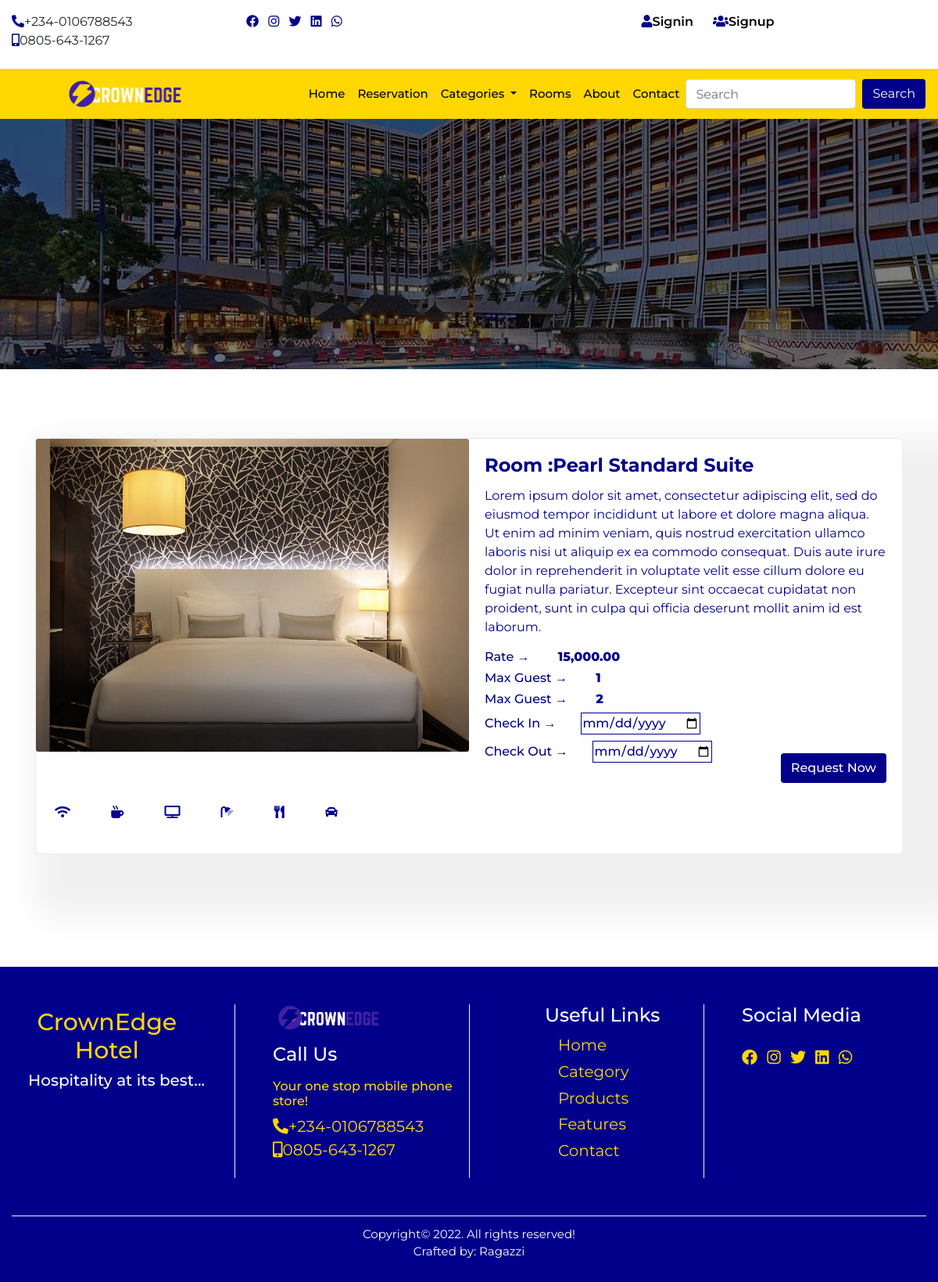
Page /details/2/pearl-standard-suite on the committed database.
### home/models.py (models this page shows, shortened)
class CompanyProfile(models.Model):
    name = models.CharField(max_length=50)
    keyword = models.CharField(max_length=150)
    description = models.CharField(max_length=150)
    logo = models.ImageField(upload_to='logo', blank=True, null=True)
    favicon = models.ImageField(upload_to='logo', blank=True, null=True, default='/favicon-96x96.png')
    carousel = models.ImageField(upload_to='carousel', blank=True, null=True)
    carousel2 = models.ImageField(upload_to='carousel', blank=True, null=True)
    carousel3 = models.ImageField(upload_to='carousel', blank=True, null=True)
    carousel4 = models.ImageField(upload_to='carousel', blank=True, null=True)
    banner = models.ImageField(upload_to='banner', blank=True, null=True)
    mobile = models.CharField(max_length=20)
    mobile2 = models.CharField(max_length=20)
    address = models.CharField(max_length=100)
    email = models.EmailField()
    website = models.URLField()
    about = models.TextField()
    about2 = models.TextField()
    copyright_year = models.CharField(max_length=4)
    class Meta:
        db_table = 'companyprofile'
        managed = True
        verbose_name = 'CompanyProfile'
        verbose_name_plural = 'CompanyProfile'

### room/models.py (models this page shows, shortened)
class Room(models.Model):
    category = models.ForeignKey(Category,on_delete= models.CASCADE)
    tag = models.CharField(max_length=50)
    room_no = models.IntegerField()
    slug = models.SlugField(unique=True)
    room_img = models.ImageField(upload_to='room', blank=True, null=True)
    description = models.TextField()
    rate = models.IntegerField()
    amenity = models.CharField(max_length=100)
    standard_suite = models.BooleanField(default=False)
    luxury_suite = models.BooleanField(default=False)
    deluxe_suite = models.BooleanField(default=False)
    royal_suite = models.BooleanField(default=False)
    min_guest = models.IntegerField()
    max_guest = models.IntegerField()
    available = models.BooleanField(default=True)
    created_at = models.DateTimeField(auto_now_add=True)
    updated_at = models.DateTimeField(auto_now=True)
    class Meta:
        db_table = 'room'
        managed = True
        verbose_name = 'Room'
        verbose_name_plural = 'Room'

### home/views.py (the view)
# urls.py: path('details/<str:id>/<slug:slug>', views.details, name='details'),
def details(request, id, slug):
    detail = Room.objects.get(pk = id)
    context = {
        'detail':detail,
    }
    return render(request, 'details.html', context)

### home/context_processor.py (called while the page is built)
def dropdown(request):
    categories = Category.objects.all()
    context = {
        'categories':categories
    }
    return context

def company(request):
    cprofile = CompanyProfile.objects.get(pk=1)
    context = {
        'cprofile':cprofile
    }
    return context

def cartcount(request):
    count = Booking.objects.filter(user__username = request.user.username, paid=False)
    itemcount = 0
    for item in count:
        itemcount += item.no_days
    context = {
        'itemcount':itemcount
    }
    return context

### home/templatetags/sample_tags.py (called while the page is built)
@register.simple_tag
def intralink(main, link):
    return reverse(main) + '#' + link

### home/templates/details.html (shortened to what this page needs)
{% extends "base.html" %}
{% load humanize %}
{% block header %} {% include 'header.html' %} {% endblock header %}
{% block banner %} {% include 'banner.html' %} {% endblock banner %}
{% block content %}
<div class="container mt-4 mb-5">
    <div class="row pt-5 pb-5">
        <div class="col-12 col-sm-12 col-md-12 col-lg-12 h-100 mt-3">
            <div class="card mb-3 w-100 h-100">
                <div class="row no-gutters detail-box">
                    <div class="col-md-6 detimg">
                        <img src="{{detail.room_img.url}}" class="card-img w-100">
                    </div>
                    <div class="col-md-6">
                        <div class="card-body detail">
                            <h4 class="card-title">Room :{{detail.tag|title}}</h4>
                            <p class="card-text">{{detail.description}}</p>
                            <h6>Rate &RightArrow; <span> {{detail.rate|floatformat:2|intcomma}}</span></h6>
                            <h6>Max Guest &RightArrow; <span> {{detail.min_guest}}</span></h6>
                            <h6>Max Guest &RightArrow; <span> {{detail.max_guest}}</span></h6>
                            <form method="POST" action="{% url 'booking' %}">
                                <label for="">Check In &RightArrow;<input type="date" name="checkin" required></label>
                                <label for="">Check Out &RightArrow;<input type="date" name="checkout" required></label>
                                <button type="submit" class="btn ml-5 mt-3 float-right detail-btn">Request Now</button>
                            </form>
                        </div>
                    </div>
                    <div class="features">
                      <ul class="list-inline">
                          <li class="list-inline-item m-4"><i class="fas fa-wifi"></i></li>
                          <li class="list-inline-item m-4"><i class="fas fa-mug-hot"></i></li>
                          <li class="list-inline-item m-4"><i class="fas fa-tv"></i></li>
                          <li class="list-inline-item m-4"><i class="fas fa-shower"></i></li>
                          <li class="list-inline-item m-4"><i class="fas fa-utensils"></i></li>
                          <li class="list-inline-item m-4"><i class="fas fa-car"></i></li>
                      </ul>
                    </div>
                </div>
            </div>
        </div>
    </div>
  </div>
{% endblock content %}
{% block footer %} {% include 'footer.html' %} {% endblock footer %}

### home/templates/header.html (shortened to what this page needs)
{% load sample_tags %}
<div class="container-fluid">
    <div class="row">
      <div class="col-12 col-sm-6 col-md-2 col-lg-3 mt-3 mb-2 hide">
        <ul class="list-inline">
          <li class="list-inline-item"><a href=""><i class="fas fa-phone-alt"></i></a><span>+234-0106788543</span></li>
          <li class="list-inline-item"><a href=""><i class="fas fa-mobile-alt"></i></a><span>0805-643-1267</span></li>
        </ul>
      </div>
      <div class="col-12 col-sm-6 col-md-2 col-lg-3 mt-3 mb-2 hide">
        <ul class="list-inline">
          <li class="list-inline-item"><a href=""><i class="fab fa-facebook"></i></a></li>
          <li class="list-inline-item"><a href=""><i class="fab fa-instagram"></i></a></li>
          <li class="list-inline-item"><a href=""><i class="fab fa-twitter"></i></a></li>
          <li class="list-inline-item"><a href=""><i class="fab fa-linkedin"></i></a></li>
          <li class="list-inline-item"><a href=""><i class="fab fa-whatsapp"></i></a></li>
        </ul>
      </div>
      <div class="col-12 col-sm-12 col-md-8 col-lg-6 mt-3 mb-2 auth">
        <ul class="">
          {% if user.is_authenticated %}
          <li class=""><a href="{% url 'profile' %}" class="welcome">welcome
            <span>
            {% if user.first_name %}
              {{request.user.first_name}}
            {% else %}
              {{request.user.username}}
            {% endif %}
          </span></i></a></li>
          <li class=""><a href="" class="welimg"><img src=""></a></li>
          <li class=""><a href="{% url 'profile' %}" class="user-btn"><span>profile</span></a></li>
          <li class=""><a href="{% url 'signout' %}" class="user-btn"><span>signout</span></a></li>
          <li class="">
            <a href="{% url 'booked' %}" class="user-btn">
              {% if itemcount %}
              <span class="badge badge-pill badge-warning">{{itemcount}}
                <i class="fas fa-bed"></i>
                <span class="badge badge-pill badge-warning">{{itemcount}}</span>
              </span>
                {% else %}
                <i class="fas fa-bed"></i>
              {% endif %}
            </a>
          </li>
          {% else %}
          <li class=""><a href="{% url 'signin' %}" class="user-btn"><i class="fas fa-user"></i><span>signin</span></a></li>
          <li class=""><a href="{% url 'signup' %}" class="user-btn"><i class="fas fa-users"></i><span>signup</span></a></li>
          {% endif %}
        </ul>
      </div>
    </div>
  </div>
      <nav class="navbar navbar-expand-lg navbar-light sticky-top">
        <a class="navbar-brand" href="{% url 'home' %}"><img src="{{cprofile.logo.url}}" alt=""></a>
        <div class="collapse navbar-collapse" id="navbarSupportedContent">
          <ul class="navbar-nav ml-auto">
            <li class="nav-item active">
              <a class="nav-link" href="{% url 'home' %}">home <span class="sr-only">(current)</span></a>
            </li>
            <li class="nav-item">
              <a class="nav-link" href="">reservation</a>
            </li>
            <li class="nav-item dropdown">
              <a class="nav-link dropdown-toggle" href="/index2.html" id="navbarDropdown" role="button" data-toggle="dropdown" aria-haspopup="true" aria-expanded="false">
                categories
              </a>
            </li>
            <li class="nav-item">
              <a class="nav-link" href="{% url 'rooms' %}">rooms</a>
            </li>
            <li class="nav-item">
              <a class="nav-link" href="#aboutus">about</a>
            </li>
            <li class="nav-item">
              <a class="nav-link" href="{% intralink 'home' 'contact' %}">contact</a>
            </li>
          </ul>
          <form class="form-inline my-2 my-lg-0" action="{% url 'search' %}" method="POST">
            <input class="form-control mr-sm-2" name="search" type="search" placeholder="Search" aria-label="Search">
            <button class="btn form-btn" type="submit">Search</button>
          </form>
        </div>
      </nav>

### home/templates/footer.html
<div class="footer">
    <div class="container-fluid footer2">
      <div class="row">
        <div class="col-12 col-sm-6 col-md-4 col-lg-3 foota-box">
          <h1>CrownEdge <span>Hotel</span></h1>
          <h4>Hospitality at its best...</h4>
        </div>
        <div class="col-12 col-sm-6 col-md-4 col-lg-3 foota-box2">
          <img src="{{cprofile.logo.url}}" alt="">
          <h4 class="mt-3 mb-3">Call Us</h4>
          <h6>Your one stop mobile phone store!</h6>
          <ul class="list-unstyled">
            <li><a href=""><i class="fas fa-phone-alt"></i></a><span>+234-0106788543</span></li>
            <li><a href=""><i class="fas fa-mobile-alt"></i></a><span>0805-643-1267</span></li>
          </ul>
        </div>
        <div class="col-12 col-sm-6 col-md-4 col-lg-3 foota-box3">
          <h4>Useful Links</h4>
          <ul class="list-unstyled">
            <li><a href="">Home</a></li>
            <li><a href="">Category</a></li>
            <li><a href="">Products</a></li>
            <li><a href="">Features</a></li>
            <li><a href="">Contact</a></li>
          </ul>
        </div>
        <div class="col-12 col-sm-6 col-md-12 col-lg-3 foota-box4">
          <h4 class="mb-4">Social Media</h4>
          <ul class="list-inline">
            <li class="list-inline-item"><a href=""><i class="fab fa-facebook"></i></a></li>
            <li class="list-inline-item"><a href=""><i class="fab fa-instagram"></i></a></li>
            <li class="list-inline-item"><a href=""><i class="fab fa-twitter"></i></a></li>
            <li class="list-inline-item"><a href=""><i class="fab fa-linkedin"></i></a></li>
            <li class="list-inline-item"><a href=""><i class="fab fa-whatsapp"></i></a></li>
          </ul>
        </div>
      </div>
      <div class="footer3">
        <p> Copyright&copy; 2022. All rights reserved! <br> Crafted by: Ragazzi</p>
      </div>
    </div>
  </div>

### home/static/css/style.css (style rules this page uses)
* { margin: 0px; padding: 0px; box-sizing: border-box; }
body { font-family: 'Montserrat', sans-serif; }
html { scroll-behavior: smooth; }
.hide a { color: darkblue; }
.user-btn { color: darkblue; font-weight: 400; padding-left: 1rem; padding-right: .3rem; }
.user-btn span { color: black; font-weight: 600; text-transform: capitalize; }
.auth { display: flex; justify-content: space-around; }
.auth li { display: inline; }
h1 { color: gold; }
.navbar { background: gold; }
#navbarSupportedContent a { color: black; text-transform: capitalize; font-size: 15px; font-weight: 500; }
.navbar img { width: 50%; margin-left: 20%; }
.navbar-nav { margin-left: 50%; }
.form-btn { color:white; background: darkblue; }
.container-fluid h1 { text-align: center; margin-top: 2%; }
.detail-box { box-shadow: 40px 40px 40px 40px #f0f0f0; }
.detail { color: darkblue; }
.detimg img { height: 50vh; }
.detail h4 { font-weight: 700; }
.detail h6 { font-weight: 500; }
.detail label { font-weight: 500; }
.detail h6 span { color: darkblue; font-weight: 800; margin-left: 2rem; }
.detail form input { color: darkblue; font-weight: 500; margin-left: 2rem; border: 1px solid darkblue; outline: none; }
.detail-btn { background: darkblue; color: white; font-weight: 500; cursor: pointer; }
.features .fas { color: darkblue; }
.footer { background: darkblue; }
.footer h1 { color: gold; margin-right: 19%; }
.footer h4 { color: white; }
.footer h6 { color: gold; }
.foota-box { padding-left: 3%; }
.foota-box h1 { font-size: 30px; }
.foota-box h4 { font-size: 20px; }
.foota-box2 img { width: 60%; }
.foota-box2 .list-unstyled li a { color: gold; font-size: 20px; }
.foota-box2 .list-unstyled li span { color: gold; font-size: 20px; }
.foota-box3 li { padding-bottom: 2%; margin-left: 9%; }
.foota-box3 a { color: gold; font-size: 20px; }
.foota-box4 a { color: gold; font-size: 20px; }
.foota-box4 li { transition: transform .5sec; }
.foota-box, .foota-box2, .foota-box3, .foota-box4 { margin: 4% 0; }
.foota-box2, .foota-box3, .foota-box4 { border-left: 1px solid #f0f0f0; padding-left: 4%; }
.foota-box3 { padding-left: 8%; }
.footer3 { text-align: center; color: white; font-size: 15px; padding: 1% 0; border-top: .5px solid #f0f0f0; }

### rows in the picture
CompanyProfile: logo (picture)
Room: room_img (picture), tag "Pearl Standard Suite", description "Lorem ipsum dolor sit amet, consectetur adipiscing elit, sed do eiusmod tempor incididunt ut labore et dolore magna aliqua. Ut enim ad minim veniam, quis nostrud exercitation ullamco laboris nisi ut aliquip ex ea commodo consequat. Duis aute irure dolor in reprehenderit in voluptate velit esse cillum dolore eu fugiat nulla pariatur. Excepteur sint occaecat cupidatat non proident, sunt in culpa qui officia deserunt mollit anim id est laborum.", rate "15,000.00", min_guest "1", max_guest "2"
